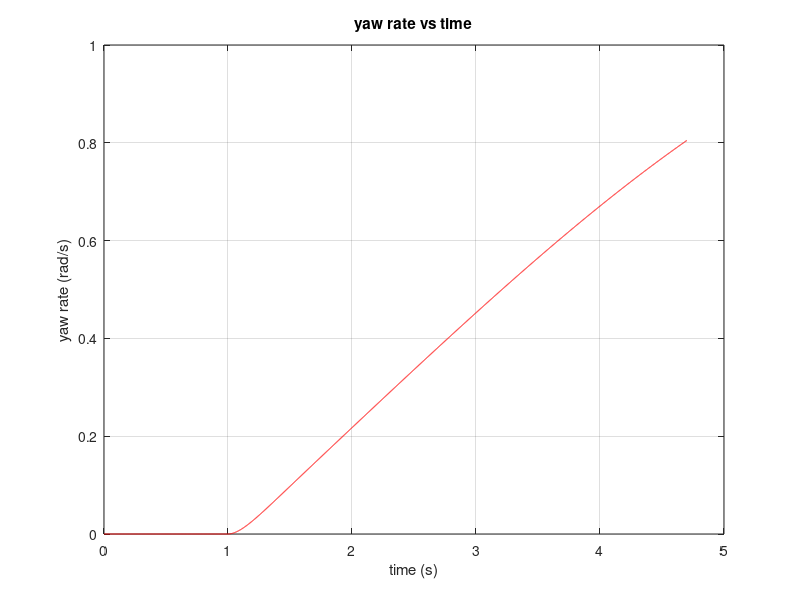
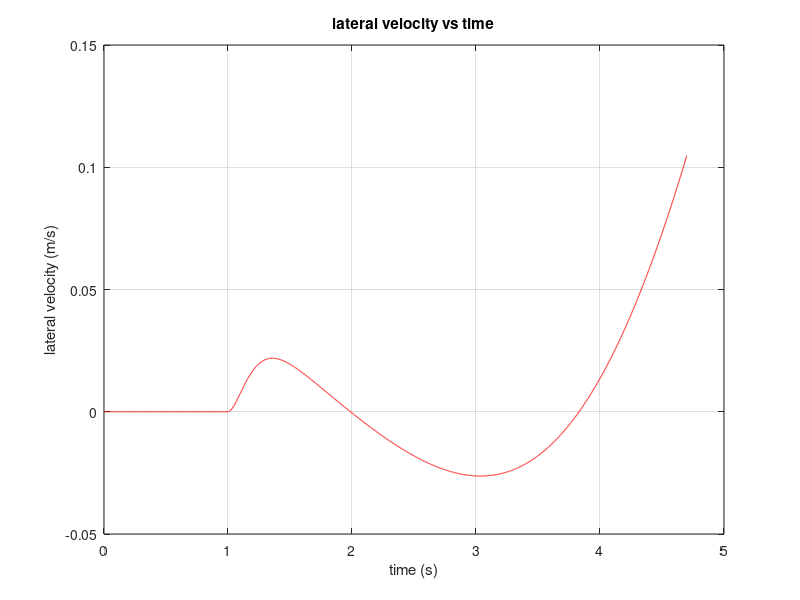
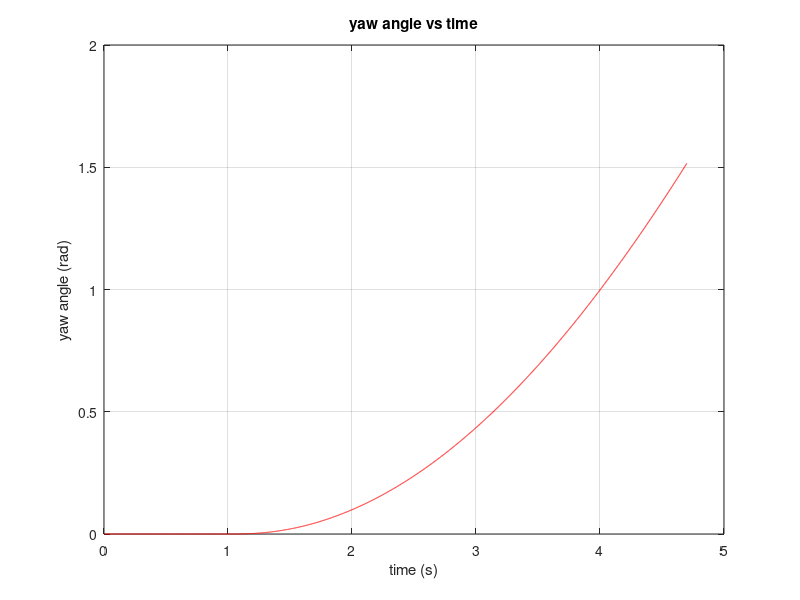
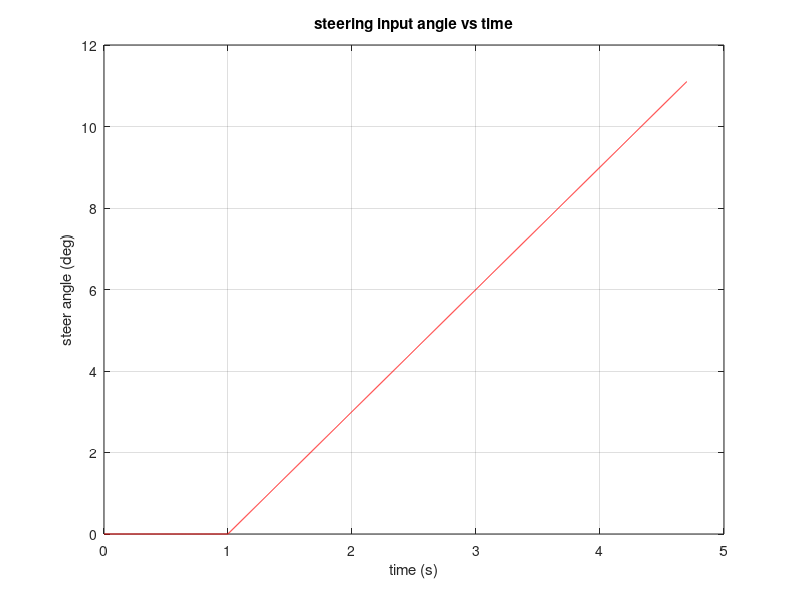

Recreate these plots in MATLAB, in order.
%% bicycle model: ramp steering angle input 3deg/s; Vx=50km/h
clc;
clear;
% % vehicle model parameters
a=1.14;  % distance of c.g. from front axle (m)
b=1.4;  % distance of c.g. from rear axle  (m)
Cf=-44000*2; % front axle cornering stiffness (N/rad)
Cr=-47000*2; % rear axle cornering stiffness (N/rad)
Cxf=5000*2; % front axle longitudinal stiffness (N)
Cxr=5000*2; % rear axle longitudinal stiffness (N)
m=1720;  % the mass of the vehicle (kg)
Iz=2420; % yaw moment of inertia (kg.m^2)
Rr=0.285; % wheel radius
Jw=1*2;  % wheel roll inertia

%% steering input
% ramp steering input 3 (deg/s) and Vx=50/3.6 (m/s)
for i=1:4701
if i<1000
    delta3(i)=0;
else 
    delta3(i)=3*pi/180*(0.001*i-1);
end
end

%define initial state
x0=[0;50/3.6;0;0;0;0];
Vy=x0(1); % lateral velocity
Vx=x0(2); % longitudinal velocity
psi=x0(3); % yaw anlge
psi_dot=x0(4); % yaw rate 
Y=x0(5); % Y position in global coordinates
X=x0(6); % X position in global coordinates
wf=Vx/Rr; % front wheel rotation angular velocity
wr=Vx/Rr; % rear wheel rotation angular velocity

Tsim=4.7; % simulation time
T=0.001; % time step
ts=T;
i=1;
y(i,1:6)=x0';
%%
for t=0:ts:Tsim  
    delta_r=delta3(i);
    %longitudinal slips ratio
    sf=(Rr*wf-(Vx*cos(delta_r)+(Vy+a*psi_dot)*sin(delta_r)))/abs(Vx*cos(delta_r)+(Vy+a*psi_dot)*sin(delta_r));
    sr=(Rr*wr-Vx)/abs(Vx);
    %longitudinal tire force 
    Fxtf=Cxf*sf;
    Fxtr=Cxr*sr;
    % the wheel rotational equation, assuming no braking torque and accelerating torque
    dwf=-(1/Jw)*Fxtf*Rr;
    dwr=-(1/Jw)*Fxtr*Rr;
    wf=wf+T*dwf;
    wr=wr+T*dwr;

    % calculate the response according to vehicle model equations 
    Vy_dot=-Vx*psi_dot+(1/m)*(Cf*((Vy+a*psi_dot)/Vx-delta_r)+Cr*((Vy-b*psi_dot)/Vx));
    Vx_dot=Vy*psi_dot+(sf*Cxf+sr*Cxr)/m-delta_r*Cf*((Vy+a*psi_dot)/Vx-delta_r)/m;
    dpsi_dot=1/Iz*(a*Cf*((Vy+a*psi_dot)/Vx-delta_r)-b*Cr*((Vy-b*psi_dot)/Vx));
    Y_dot=Vx*sin(psi)+Vy*cos(psi);
    X_dot=Vx*cos(psi)-Vy*sin(psi);

    Vy=Vy+T*Vy_dot;
    Vx=Vx+T*Vx_dot;
    psi=psi+T*psi_dot;
    psi_dot=psi_dot+T*dpsi_dot;
    Y=Y+T*Y_dot;
    X=X+T*X_dot;     

    % output respones results
     y(i,1)=Vy;
     y(i,2)=Vx;
     y(i,3)=psi;
     y(i,4)=psi_dot;
     y(i,5)=Y;
     y(i,6)=X;
     lateral_acc(i)=Vy_dot+Vx*psi_dot; 
     i=i+1;
end

t=0:ts:Tsim;
figure(1)
plot(t,y(:,4),'r');grid
title('yaw rate vs time');
xlabel('time (s)');
ylabel('yaw rate (rad/s)');

figure(2)
plot(t,y(:,1),'r');grid
title('lateral velocity vs time');
xlabel('time (s)');
ylabel('lateral velocity (m/s)');

figure(3)
plot(t,y(:,3),'r');grid
title('yaw angle vs time');
xlabel('time (s)');
ylabel('yaw angle (rad)');

figure(4)
plot(t,delta3*180/pi,'r');grid
title('steering input angle vs time');
xlabel('time (s)');
ylabel('steer angle (deg)');

figure(5)
plot(t,lateral_acc,'r');grid
title('lateral acc vs time');
xlabel('time (s)');
ylabel('lateral acc (m/s^2)');

